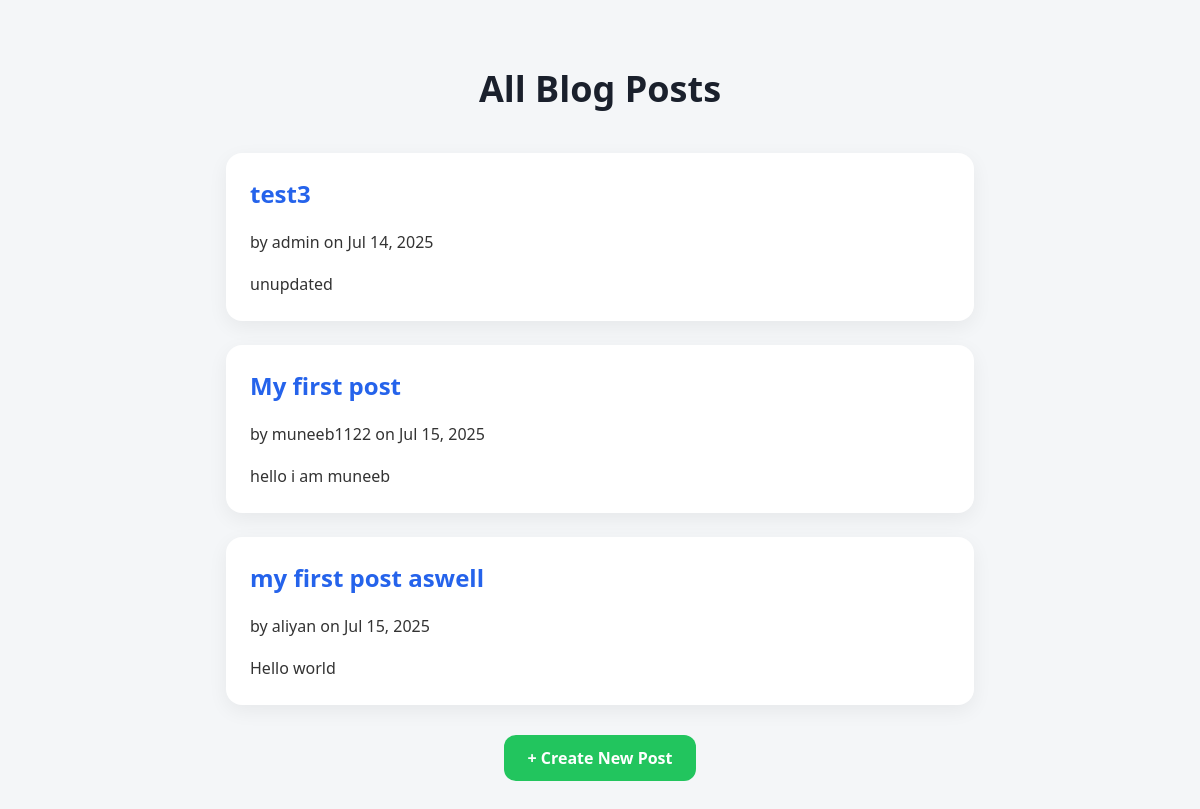
Page /post/ on the earlier database version.
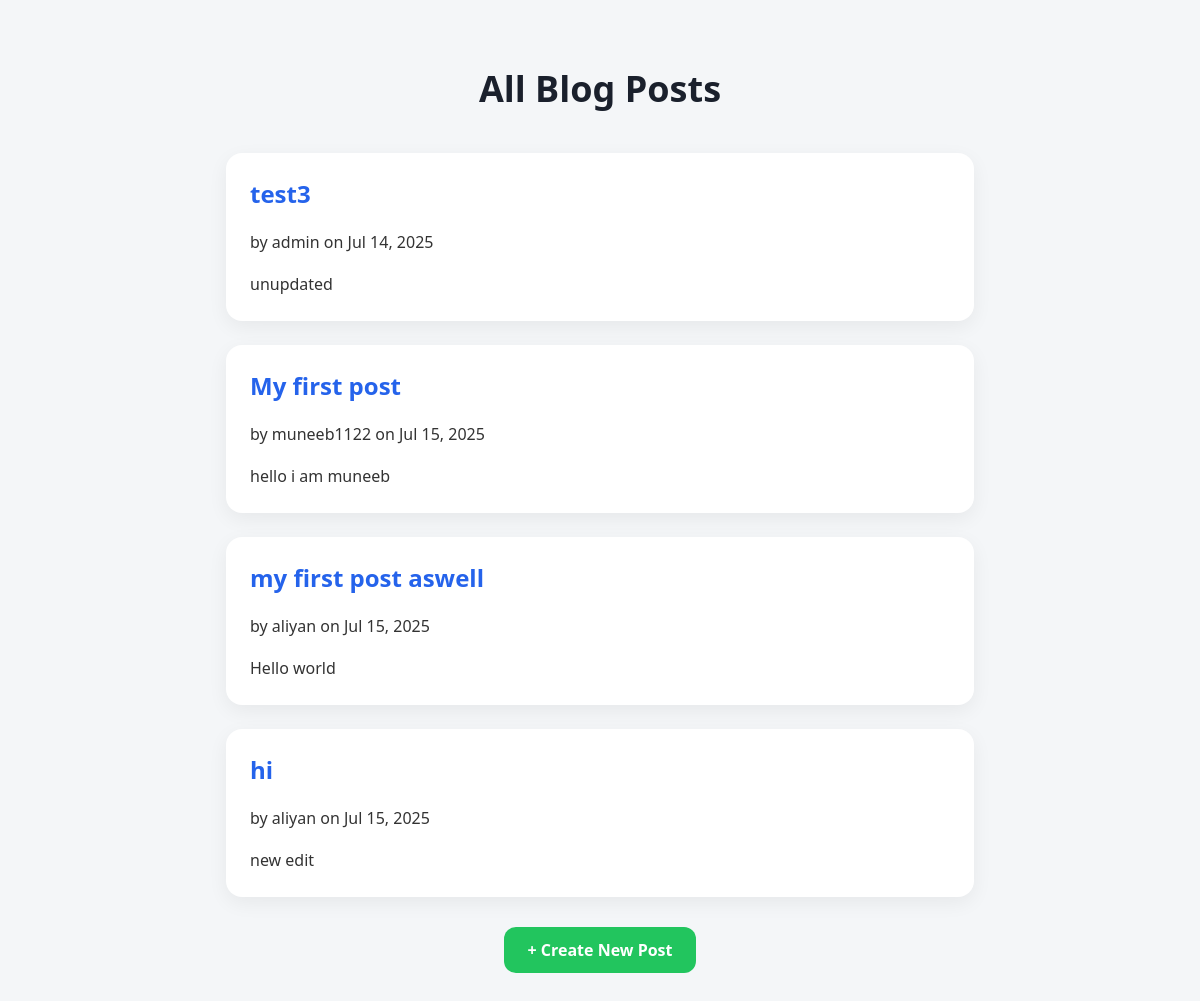
Same page on the later database version.
### blog/models.py (models this page shows, shortened)
class Post(models.Model):
    title = models.CharField(max_length=200)
    content = models.TextField()
    author = models.ForeignKey(User, on_delete=models.CASCADE)
    created = models.DateTimeField(auto_now_add=True)
    updated = models.DateTimeField(auto_now=True)

### blog/views.py (the view)
# urls.py: path("", views.index, name="index"),
def index(request):
    posts = Post.objects.all()
    context = {"latestPosts": posts}
    return render(request,"blog/index.html",context)

### blog/templates/blog/index.html (shortened to what this page needs)
{% load static %}
<!DOCTYPE html>
<html>
<head>
    <link rel="stylesheet" type="text/css" href="{% static 'blog/index.css' %}">
</head>
<body>
    <h1>All Blog Posts</h1>
    {% for post in latestPosts %}
    <div class="post">
        <h2><a href="{% url 'blog:details' post.pk %}">{{ post.title }}</a></h2>
        <p>by {{ post.author }} on {{ post.created|date:"M d, Y" }}</p>
        <p>{{ post.content|truncatewords:30 }}</p>
    </div>
    {% empty %}
        <p>No posts yet.</p>
    {% endfor %}
    <a href="{% url 'blog:create' %}" class="create-post">+ Create New Post</a>
    <br><br>
</body>
</html>

Differences in the rows shown:
added Post: title "hi", author "aliyan", created "Jul 15, 2025", content "new edit"
